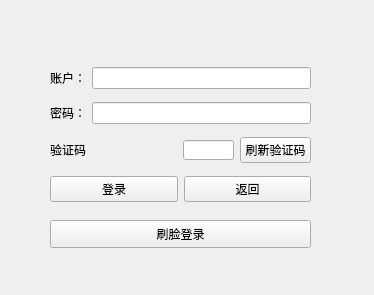
<?xml version="1.0" encoding="UTF-8"?>
<ui version="4.0">
 <class>LogInWidget</class>
 <widget class="QWidget" name="LogInWidget">
  <property name="geometry">
   <rect>
    <x>0</x>
    <y>0</y>
    <width>374</width>
    <height>295</height>
   </rect>
  </property>
  <property name="windowTitle">
   <string>管理员登录</string>
  </property>
  <widget class="QPushButton" name="FaceLoginButton">
   <property name="geometry">
    <rect>
     <x>50</x>
     <y>220</y>
     <width>261</width>
     <height>28</height>
    </rect>
   </property>
   <property name="text">
    <string>刷脸登录</string>
   </property>
  </widget>
  <widget class="QWidget" name="layoutWidget">
   <property name="geometry">
    <rect>
     <x>50</x>
     <y>60</y>
     <width>261</width>
     <height>151</height>
    </rect>
   </property>
   <layout class="QVBoxLayout" name="verticalLayout">
    <item>
     <layout class="QHBoxLayout" name="horizontalLayout">
      <item>
       <widget class="QLabel" name="label">
        <property name="text">
         <string>账户：</string>
        </property>
       </widget>
      </item>
      <item>
       <widget class="QLineEdit" name="userNameLineEdit"/>
      </item>
     </layout>
    </item>
    <item>
     <layout class="QHBoxLayout" name="horizontalLayout_2">
      <item>
       <widget class="QLabel" name="label_2">
        <property name="text">
         <string>密码：</string>
        </property>
       </widget>
      </item>
      <item>
       <widget class="QLineEdit" name="passwordLineEdit">
        <property name="echoMode">
         <enum>QLineEdit::Password</enum>
        </property>
       </widget>
      </item>
     </layout>
    </item>
    <item>
     <layout class="QHBoxLayout" name="horizontalLayout_4">
      <item>
       <layout class="QHBoxLayout" name="horizontalLayout_5">
        <item>
         <widget class="VerificationCodeLabel" name="CodeLable">
          <property name="text">
           <string>验证码</string>
          </property>
         </widget>
        </item>
        <item>
         <widget class="QLineEdit" name="CodeEdit">
          <property name="enabled">
           <bool>true</bool>
          </property>
          <property name="minimumSize">
           <size>
            <width>51</width>
            <height>20</height>
           </size>
          </property>
          <property name="maximumSize">
           <size>
            <width>51</width>
            <height>20</height>
           </size>
          </property>
         </widget>
        </item>
        <item>
         <widget class="QPushButton" name="RepaintButton">
          <property name="minimumSize">
           <size>
            <width>71</width>
            <height>0</height>
           </size>
          </property>
          <property name="maximumSize">
           <size>
            <width>71</width>
            <height>16777215</height>
           </size>
          </property>
          <property name="text">
           <string>刷新验证码</string>
          </property>
         </widget>
        </item>
       </layout>
      </item>
     </layout>
    </item>
    <item>
     <layout class="QHBoxLayout" name="horizontalLayout_3">
      <item>
       <widget class="QPushButton" name="logInButton">
        <property name="text">
         <string>登录</string>
        </property>
        <property name="shortcut">
         <string>Return</string>
        </property>
       </widget>
      </item>
      <item>
       <widget class="QPushButton" name="backButton">
        <property name="text">
         <string>返回</string>
        </property>
       </widget>
      </item>
     </layout>
    </item>
   </layout>
  </widget>
 </widget>
 <customwidgets>
  <customwidget>
   <class>VerificationCodeLabel</class>
   <extends>QLabel</extends>
   <header location="global">verificationCodeLabel.h</header>
  </customwidget>
 </customwidgets>
 <resources/>
 <connections/>
</ui>
